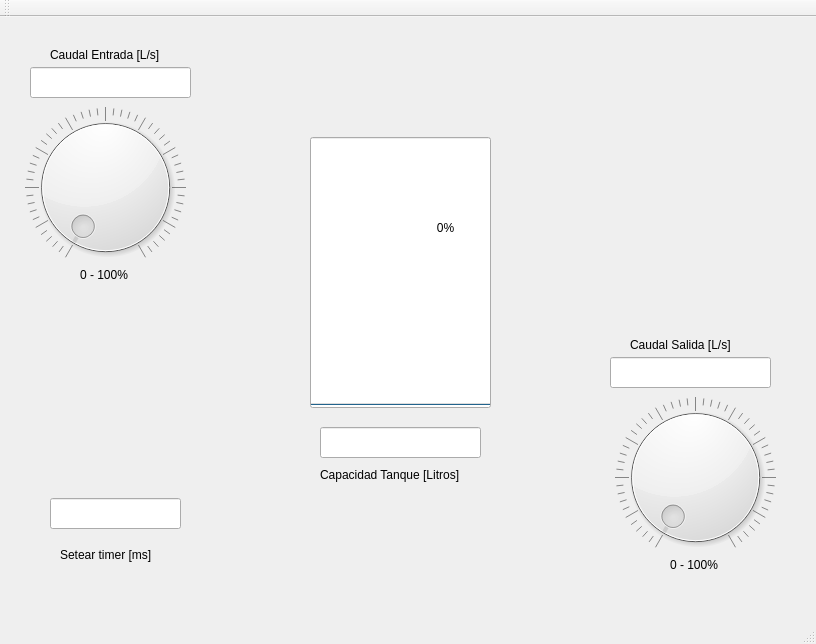
<?xml version="1.0" encoding="UTF-8"?>
<ui version="4.0">
 <class>MainWindow</class>
 <widget class="QMainWindow" name="MainWindow">
  <property name="geometry">
   <rect>
    <x>0</x>
    <y>0</y>
    <width>816</width>
    <height>644</height>
   </rect>
  </property>
  <property name="windowTitle">
   <string>MainWindow</string>
  </property>
  <property name="animated">
   <bool>true</bool>
  </property>
  <property name="dockNestingEnabled">
   <bool>false</bool>
  </property>
  <widget class="QWidget" name="centralWidget">
   <widget class="QProgressBar" name="tank">
    <property name="geometry">
     <rect>
      <x>310</x>
      <y>120</y>
      <width>181</width>
      <height>271</height>
     </rect>
    </property>
    <property name="value">
     <number>0</number>
    </property>
    <property name="orientation">
     <enum>Qt::Vertical</enum>
    </property>
   </widget>
   <widget class="QDial" name="valvula_out">
    <property name="geometry">
     <rect>
      <x>610</x>
      <y>380</y>
      <width>171</width>
      <height>161</height>
     </rect>
    </property>
    <property name="maximum">
     <number>100</number>
    </property>
    <property name="invertedAppearance">
     <bool>false</bool>
    </property>
    <property name="invertedControls">
     <bool>false</bool>
    </property>
    <property name="wrapping">
     <bool>false</bool>
    </property>
    <property name="notchesVisible">
     <bool>true</bool>
    </property>
   </widget>
   <widget class="QDial" name="valvula_in">
    <property name="geometry">
     <rect>
      <x>20</x>
      <y>90</y>
      <width>171</width>
      <height>161</height>
     </rect>
    </property>
    <property name="maximum">
     <number>100</number>
    </property>
    <property name="notchesVisible">
     <bool>true</bool>
    </property>
   </widget>
   <widget class="QLineEdit" name="flow_in">
    <property name="geometry">
     <rect>
      <x>30</x>
      <y>50</y>
      <width>161</width>
      <height>31</height>
     </rect>
    </property>
   </widget>
   <widget class="QLineEdit" name="flow_out">
    <property name="geometry">
     <rect>
      <x>610</x>
      <y>340</y>
      <width>161</width>
      <height>31</height>
     </rect>
    </property>
   </widget>
   <widget class="QLineEdit" name="capacity">
    <property name="geometry">
     <rect>
      <x>320</x>
      <y>410</y>
      <width>161</width>
      <height>31</height>
     </rect>
    </property>
   </widget>
   <widget class="QLabel" name="label">
    <property name="geometry">
     <rect>
      <x>320</x>
      <y>450</y>
      <width>161</width>
      <height>16</height>
     </rect>
    </property>
    <property name="text">
     <string>Capacidad Tanque [Litros]</string>
    </property>
   </widget>
   <widget class="QLabel" name="label_2">
    <property name="geometry">
     <rect>
      <x>50</x>
      <y>30</y>
      <width>131</width>
      <height>16</height>
     </rect>
    </property>
    <property name="text">
     <string>Caudal Entrada [L/s]</string>
    </property>
   </widget>
   <widget class="QLabel" name="label_3">
    <property name="geometry">
     <rect>
      <x>630</x>
      <y>320</y>
      <width>121</width>
      <height>16</height>
     </rect>
    </property>
    <property name="text">
     <string>Caudal Salida [L/s]</string>
    </property>
   </widget>
   <widget class="QLineEdit" name="set_timer">
    <property name="geometry">
     <rect>
      <x>50</x>
      <y>481</y>
      <width>131</width>
      <height>31</height>
     </rect>
    </property>
   </widget>
   <widget class="QLabel" name="label_4">
    <property name="geometry">
     <rect>
      <x>60</x>
      <y>530</y>
      <width>111</width>
      <height>16</height>
     </rect>
    </property>
    <property name="text">
     <string>Setear timer [ms]</string>
    </property>
   </widget>
   <widget class="QLabel" name="label_5">
    <property name="geometry">
     <rect>
      <x>80</x>
      <y>250</y>
      <width>55</width>
      <height>16</height>
     </rect>
    </property>
    <property name="text">
     <string>0 - 100%</string>
    </property>
   </widget>
   <widget class="QLabel" name="label_6">
    <property name="geometry">
     <rect>
      <x>670</x>
      <y>540</y>
      <width>55</width>
      <height>16</height>
     </rect>
    </property>
    <property name="text">
     <string>0 - 100%</string>
    </property>
   </widget>
  </widget>
  <widget class="QMenuBar" name="menuBar">
   <property name="geometry">
    <rect>
     <x>0</x>
     <y>0</y>
     <width>816</width>
     <height>26</height>
    </rect>
   </property>
  </widget>
  <widget class="QToolBar" name="mainToolBar">
   <attribute name="toolBarArea">
    <enum>TopToolBarArea</enum>
   </attribute>
   <attribute name="toolBarBreak">
    <bool>false</bool>
   </attribute>
  </widget>
  <widget class="QStatusBar" name="statusBar"/>
 </widget>
 <layoutdefault spacing="6" margin="11"/>
 <resources/>
 <connections/>
</ui>
